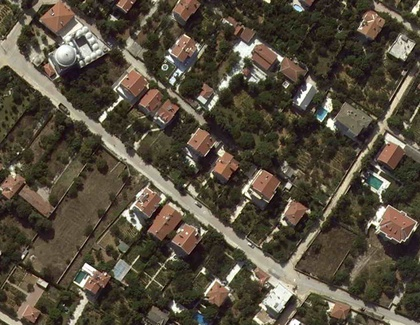
%> input picture istanbul4.jpg, 420 x 325 px, shrunk from 864 x 668 before the run, given in place of blackbird.jpg, which was not available
$ octave ImageNegative.m   (GNU Octave 9; MATLAB toolbox functions it lacks are replaced by stand-ins)
%> lines starting %> are read from the running program, lines starting %| are printed output that depends on the picture; pictures that were not available may be replaced by others from this repository, and a replacement may not be noted
img1 = imread('blackbird.jpg');
%> img1 is the input picture: size 325x420x3 uint8; mean R, G, B 85.7, 76.6, 61.5
ng1 = img1; %copy of the image for image negative
for r = 1 : size(ng1, 1)
    for g = 1 : size(ng1, 2)
        for b = 1 : size(ng1, 3)
            ng1(r, g, b) = 255 - img1(r, g, b);
        end
    end
end
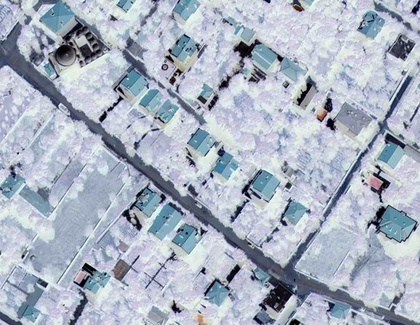
%> ng1: size 325x420x3 uint8; mean R, G, B 169.3, 178.4, 193.5
img2 = imread('istanbul4.jpg');
ng2 = img2; %copy of the image for image negative
for r = 1 : size(ng2, 1)
    for g = 1 : size(ng2, 2)
        for b = 1 : size(ng2, 3)
            ng2(r, g, b) = 255 - img2(r, g, b);
        end
    end
end
gsi1 = rgb2gray(img1); %rgb to grayscale conversion
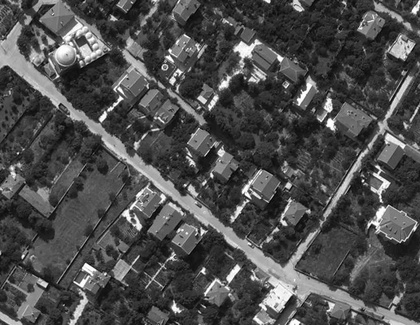
%> gsi1: size 325x420 uint8; min 2, max 255, mean 77.6
gng1 = gsi1; %copy of the converted grayscale image for image negative
for r = 1 : size(gng1, 1)
    for g = 1 : size(gng1, 2)
        for b = 1 : size(gng1, 3)
            gng1(r, g, b) = 255 - gsi1(r, g, b);
        end
    end
end
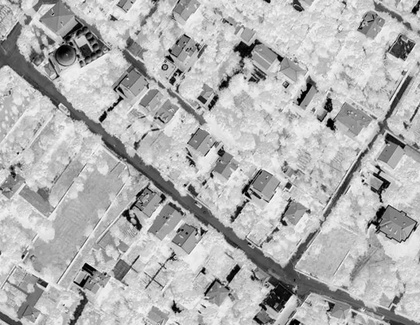
%> gng1: size 325x420 uint8; min 0, max 253, mean 177.4
gsi2 = rgb2gray(img2); %rgb to grayscale conversion
gng2 = gsi2; %copy of the converted grayscale image for image negative
for r = 1 : size(gng2, 1)
    for g = 1 : size(gng2, 2)
        for b = 1 : size(gng2, 3)
            gng2(r, g, b) = 255 - gsi2(r, g, b);
        end
    end
end
%image 1
figure,
subplot(2,2,1),imshow(img1),title('Original Image');
subplot(2,2,2),imshow(ng1),title('Image Negative');
subplot(2,2,3),imshow(gsi1),title('Grayscale Image');
subplot(2,2,4),imshow(gng1),title('Image Negative');
%image 2
figure,
subplot(2,2,1),imshow(img2),title('Original Image');
subplot(2,2,2),imshow(ng2),title('Image Negative');
subplot(2,2,3),imshow(gsi2),title('Grayscale Image');
subplot(2,2,4),imshow(gng2),title('Image Negative');
